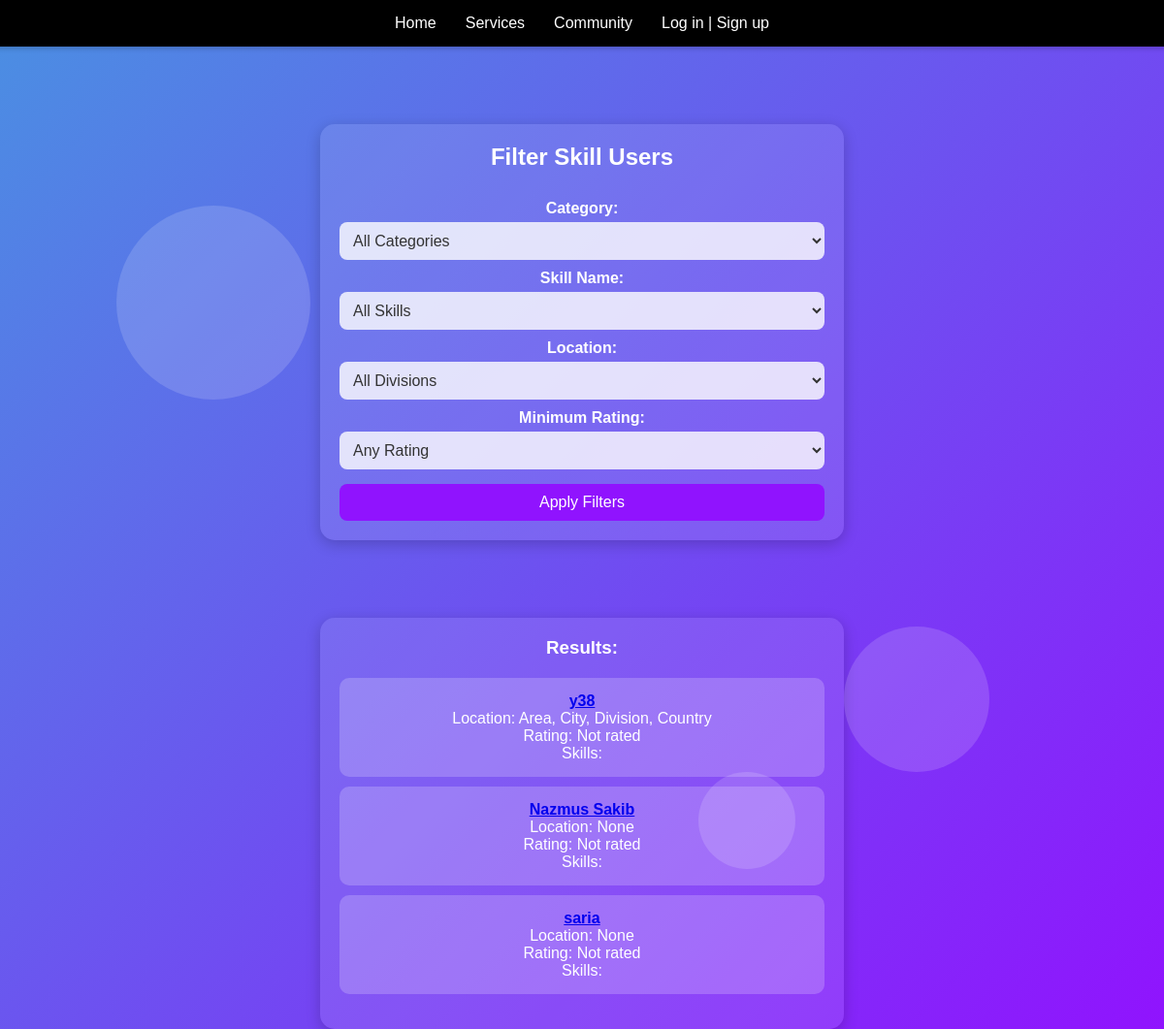
The app's page /filter-skills/, older data.
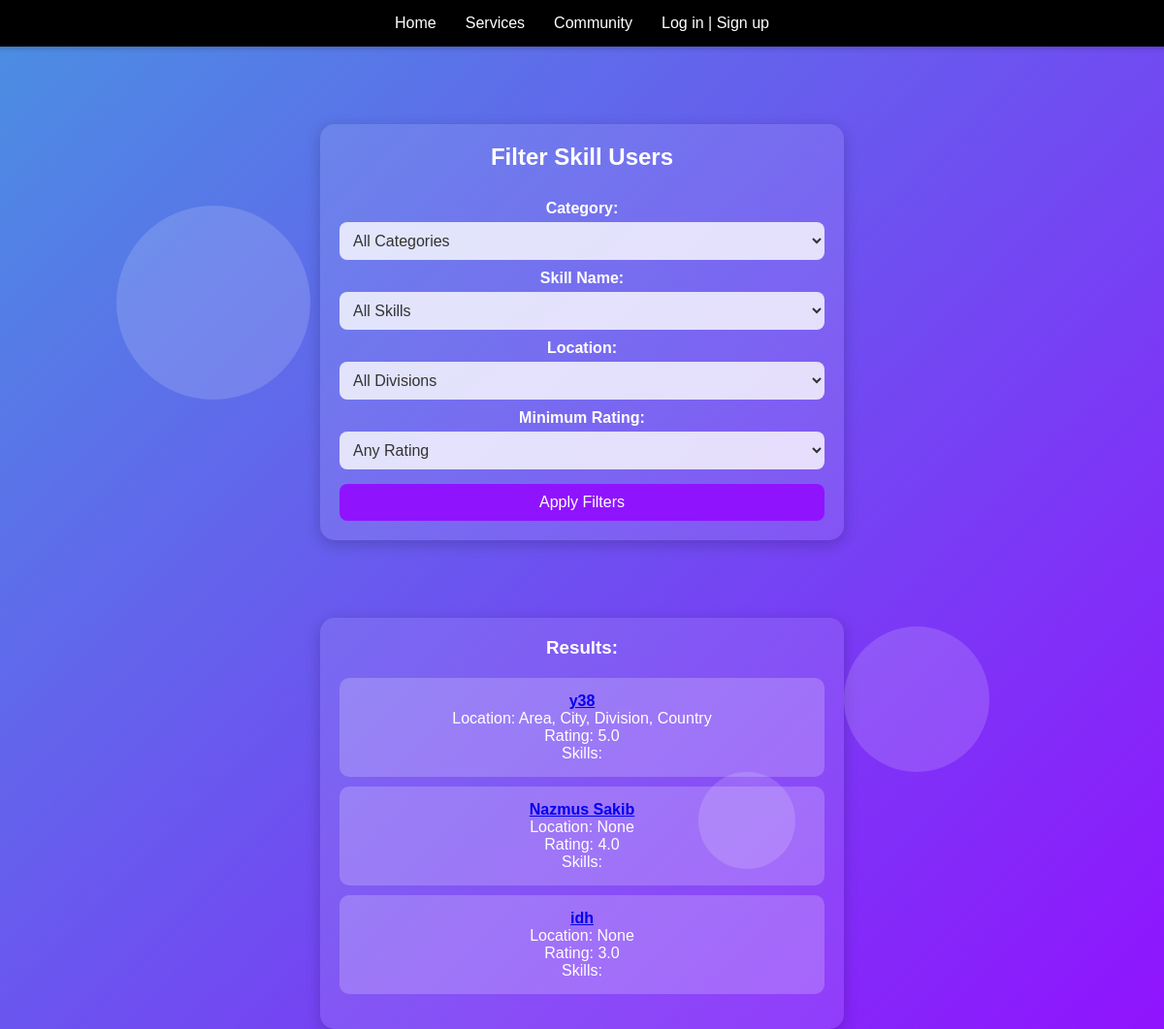
The same page, newer data.
### Users/models.py (models this page shows, shortened)
class profile(models.Model):
    user = models.OneToOneField(User, null=True, on_delete=models.CASCADE)
    name = models.CharField(max_length=100, null=True, blank=True)
    bio = models.TextField(null=True, blank=True)
    image = models.ImageField(upload_to='images/profile_images/', default='images/profile_images/default.jpg', null=True, blank=True)
    birthday = models.DateField(null=True, blank=True)
    gender = models.CharField(max_length=10, choices=[('Male', 'Male'), ('Female', 'Female'), ('Other', 'Other')], null=True, blank=True)
    location = models.CharField(max_length=255, null=True, blank=True)
    phone=models.CharField(default="Enter number",max_length=11,null=True, blank=True)
    status=models.CharField(default='Non-professional', max_length=100)

class PublicProfile(models.Model):
    user = models.OneToOneField(User, on_delete=models.CASCADE, related_name="public_profile")
    rating = models.FloatField(default=0.0)
    followers = models.ManyToManyField(User, related_name="follows", blank=True)
    following = models.ManyToManyField(User, related_name="following_profiles", blank=True)

### Users/views.py (the view)
# urls.py: path('filter-skills/', views.filter_skills, name='filter_skills'),
def filter_skills(request):
    categories = Skill.objects.values_list('category', flat=True).distinct()
    skill_names = Skill.objects.values_list('name', flat=True).distinct()
    divisions = [
        'Dhaka', 'Chattogram', 'Khulna', 'Rajshahi', 'Barishal', 'Sylhet', 'Rangpur', 'Mymensingh'
    ]
    selected_category = request.GET.get('category')
    selected_skill_name = request.GET.get('skill_name')
    selected_location = request.GET.get('location')
    selected_rating = request.GET.get('rating')
    skill_users = profile.objects.filter(
        status='Professional',
        user__public_profile__isnull=False
    )
    if selected_category:
        skill_users = skill_users.filter(user__skills__category=selected_category)
    if selected_skill_name:
        skill_users = skill_users.filter(user__skills__name=selected_skill_name)
    if selected_location:
        skill_users = skill_users.filter(location=selected_location)
    if selected_rating:
        skill_users = skill_users.filter(user__public_profile__rating__gte=int(selected_rating))
    skill_users = skill_users.distinct()
    context = {
        'categories': categories,
        'skill_names': skill_names,
        'divisions': divisions,
        'skill_users': skill_users,
        'selected_category': selected_category,
        'selected_skill_name': selected_skill_name,
        'selected_location': selected_location,
        'selected_rating': selected_rating,
    }
    return render(request, 'filter_skills.html', context)

### templates/filter_skills.html (shortened to what this page needs)
<!DOCTYPE html>
<html lang="en">
<head>
</head>
<body>
    <div class="floating-shape shape1"></div>
    <div class="floating-shape shape2"></div>
    <div class="floating-shape shape3"></div>
    <nav>
        <ul>
            <li><a href="#">Home</a></li>
            <li><a href="{% url 'services_page' %}">Services</a></li>
            <li><a href="{% url 'community' %}">Community</a></li>
            <li>
                {% if user.is_authenticated %}
                    <a href="{% url 'profile' %}">Account</a>
                    <a href="{% url 'public_profile' username=user.username %}">Profile Card</a>
                    <a href="{% url 'logout' %}">Logout</a>
                {% else %}
                    <a href="{% url 'login' %}">Log in | Sign up</a>
                {% endif %}
            </li>
        </ul>
    </nav>
    <div class="filter-card">
        <h2>Filter Skill Users</h2>
        <form method="GET" action="{% url 'filter_skills' %}">
            <label for="category">Category:</label>
            <select name="category" id="category">
                <option value="">All Categories</option>
            </select>
            <label for="skill_name">Skill Name:</label>
            <select name="skill_name" id="skill_name">
                <option value="">All Skills</option>
            </select>
            <label for="location">Location:</label>
            <select name="location" id="location">
                <option value="">All Divisions</option>
            </select>
            <label for="rating">Minimum Rating:</label>
            <select name="rating" id="rating">
                <option value="">Any Rating</option>
            </select>
            <button type="submit">Apply Filters</button>
        </form>
    </div>
    <div class="filter-card">
        <h3>Results:</h3>
        <ul class="results-list">
            {% for user_profile in skill_users %}
                <li>
                    <a href="{% url 'public_profile' username=user_profile.user.username %}">
                        <strong>{{ user_profile.user.username }}</strong>
                    </a><br>
                    Location: {{ user_profile.location }}<br>
                    Rating: {{ user_profile.user.public_profile.rating|default:"Not rated" }}<br>
                    Skills:
                </li>
            {% empty %}
                <li>No skill users found with the selected criteria.</li>
            {% endfor %}
        </ul>
    </div>
</body>
</html>

Row changes from the older to the newer data that the page shows:
changed through a linked row, profile "Area, City, Division, Country": user.public_profile.rating "Not rated" → "5.0"
changed through a linked row, profile "Nazmus Sakib": user.public_profile.rating "Not rated" → "4.0"
changed through a linked row, profile: user.username "saria" → "idh"; user.public_profile.rating "Not rated" → "3.0"
